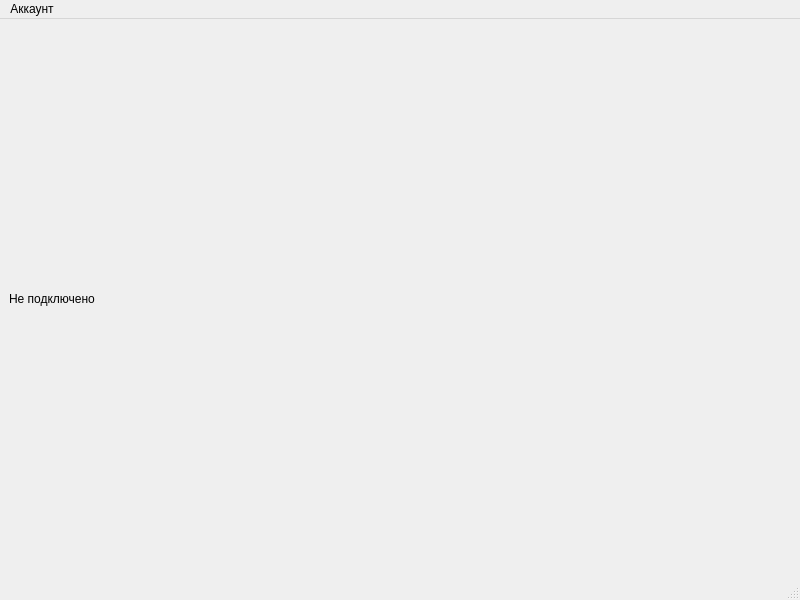
<?xml version="1.0" encoding="UTF-8"?>
<ui version="4.0">
 <class>MainWindow</class>
 <widget class="QMainWindow" name="MainWindow">
  <property name="geometry">
   <rect>
    <x>0</x>
    <y>0</y>
    <width>800</width>
    <height>600</height>
   </rect>
  </property>
  <property name="windowTitle">
   <string>Sync TCP Boost Server</string>
  </property>
  <widget class="QWidget" name="centralwidget">
   <layout class="QVBoxLayout" name="verticalLayout">
    <item>
     <widget class="QLabel" name="labelStatus">
      <property name="text">
       <string>Не подключено</string>
      </property>
     </widget>
    </item>
   </layout>
  </widget>
  <widget class="QMenuBar" name="menubar">
   <property name="geometry">
    <rect>
     <x>0</x>
     <y>0</y>
     <width>800</width>
     <height>22</height>
    </rect>
   </property>
   <widget class="QMenu" name="menuAccount">
    <property name="title">
     <string>Аккаунт</string>
    </property>
    <addaction name="actionLogin"/>
    <addaction name="actionRegister"/>
   </widget>
   <addaction name="menuAccount"/>
  </widget>
  <widget class="QStatusBar" name="statusbar"/>
  <action name="actionLogin">
   <property name="text">
    <string>Войти</string>
   </property>
  </action>
  <action name="actionRegister">
   <property name="text">
    <string>Зарегистрироваться</string>
   </property>
  </action>
 </widget>
 <resources/>
 <connections/>
</ui>
